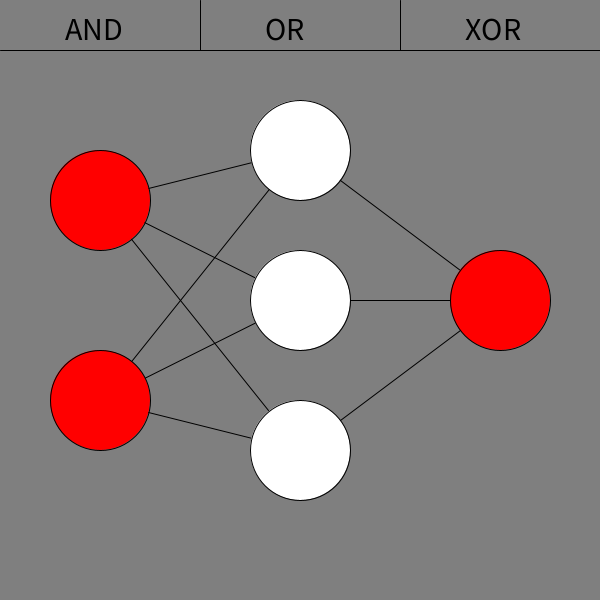
Frame 1 (no input)
Frame 60 (the mouse pressed at the canvas centre just before this capture): identical to frame 1, image omitted
Frame 120 (the mouse held since frame 60 and released just before this capture): identical to frame 1, image omitted

The Processing sketch that drew this single still picture (run headless with seeded random() and noise(); from frame 60 on, the mouse is pressed at the canvas centre):

// Processing sketch: Neural_Network
// ── Neural_Network.pde
NeuralNetwork Brain;
float[] input1 = {1, 1};
float[] output1 = {0};
float[] input2 = {1, 0};
float[] output2 = {1};
float[] input3 = {0, 1};
float[] output3 = {1};
float[] input4 = {0, 0};
float[] output4 = {0};
Matrix Input1;
Matrix Output1;
Matrix Input2;
Matrix Output2;
Matrix Input3;
Matrix Output3;
Matrix Input4;
Matrix Output4;

int[] Inputs;
int[] Hidden;
int[] Outputs;
boolean Pos1 = false;
boolean Pos2 = false;
boolean Output = false;
float[] FinalInput = new float[2];

void setup() {
  size(600, 600);

  Inputs = new int[2];
  Hidden = new int[3];
  Outputs = new int[1];

  Input1 = Matrix.Array(input1);
  Output1 = Matrix.Array(output1);
  Input2 = Matrix.Array(input2);
  Output2 = Matrix.Array(output2);
  Input3 = Matrix.Array(input3);
  Output3 = Matrix.Array(output3);
  Input4 =  Matrix.Array(input4);
  Output4 =  Matrix.Array(output4);
  Brain = new NeuralNetwork();
  for (int i = 0; i < 10000; i++) {
    Brain.Train(Input1, Output1);
    Brain.Train(Input2, Output2);
    Brain.Train(Input3, Output3);
    Brain.Train(Input4, Output4);
  }
  Matrix Test1 = Brain.ForwardPropogation(Input1);
  Matrix Test2 = Brain.ForwardPropogation(Input2);
  Matrix Test3 = Brain.ForwardPropogation(Input3);
  Matrix Test4 = Brain.ForwardPropogation(Input4);
}

void draw() {
  Brain.Train(Input1, Output1);
  Brain.Train(Input2, Output2);
  Brain.Train(Input3, Output3);
  Brain.Train(Input4, Output4);
  background(127);
  textSize(32);
  fill(0);
  text("AND",65,40);
  text("OR",265,40);
  text("XOR",465,40);
  line(0, 50, width, 50);
  line(200, 0, 200, 50);
  line(400, 0, 400, 50);
  for (int i = 0; i < Inputs.length; i++) {
    for (int j = 0; j < Hidden.length; j++) {
      line(100, (i+1)*height/(Inputs.length+1), 300, (j+1)*height/(Hidden.length+1));
    }
    fill(255, 0, 0);
    if ((Pos1 == true && i == 0) ||(Pos2 == true && i == 1)) {
      fill(0, 255, 0);
    }
    ellipse(100, ((i+1)*height/(Inputs.length+1)), 100, 100);
  }
  fill(255);
  for (int i = 0; i < Hidden.length; i++) {
    for (int j = 0; j < Outputs.length; j++) {
      line(300, (i+1)*height/(Hidden.length+1), 500, (j+1)*height/(Outputs.length+1));
    }
    ellipse(300, ((i+1)*height/(Hidden.length+1)), 100, 100);
  }
  FinalInput[0] = 0;
  if (Pos1) { 
    FinalInput[0] = 1;
  }
  FinalInput[1] = 0;
  if (Pos2) {
    FinalInput[1] = 1;
  }

  Matrix Output = Brain.ForwardPropogation(Matrix.Array(FinalInput));
  if (Output.Values[0][0] > 0.5) {
    fill(0, 255, 0);
  } else {
    fill(255, 0, 0);
  }

  for (int i = 0; i < Outputs.length; i++) {
    ellipse(500, ((i+1)*height/(Outputs.length+1)), 100, 100);
  }
}

void mouseClicked() {
  if (dist(mouseX, mouseY, 100, 200) < 100) {
    Pos1 = !Pos1;
  } else if (dist(mouseX, mouseY, 100, 400) < 100) {
    Pos2 = !Pos2;
  } else if (mouseX < 200 && mouseY < 200) {
    Input1.Values[0][0] = 1;
    Input1.Values[0][1] = 1;
    Output1.Values[0][0] = 1;
    Input2.Values[0][0] = 1;
    Input2.Values[0][1] = 0;
    Output2.Values[0][0] = 0;
    Input3.Values[0][0] = 0;
    Input3.Values[0][1] = 1;
    Output3.Values[0][0] = 0;
    Input4.Values[0][0] = 0;
    Input4.Values[0][1] = 0;
    Output4.Values[0][0] = 0;
    for (int i = 0; i < 10000; i++) {
      Brain.Train(Input1, Output1);
      Brain.Train(Input2, Output2);
      Brain.Train(Input3, Output3);
      Brain.Train(Input4, Output4);
    }
    println("Training for AND");
  } else if (mouseX < 400 && mouseY < 200) {
    Input1.Values[0][0] = 1;
    Input1.Values[0][1] = 1;
    Output1.Values[0][0] = 1;
    Input2.Values[0][0] = 1;
    Input2.Values[0][1] = 0;
    Output2.Values[0][0] = 1;
    Input3.Values[0][0] = 0;
    Input3.Values[0][1] = 1;
    Output3.Values[0][0] = 1;
    Input4.Values[0][0] = 0;
    Input4.Values[0][1] = 0;
    Output4.Values[0][0] = 0;
    for (int i = 0; i < 10000; i++) {
      Brain.Train(Input1, Output1);
      Brain.Train(Input2, Output2);
      Brain.Train(Input3, Output3);
      Brain.Train(Input4, Output4);
    }
    println("Training for OR");
  } else if (mouseX < 600 && mouseY < 200) {
    Input1.Values[0][0] = 1;
    Input1.Values[0][1] = 1;
    Output1.Values[0][0] = 0;
    Input2.Values[0][0] = 1;
    Input2.Values[0][1] = 0;
    Output2.Values[0][0] = 1;
    Input3.Values[0][0] = 0;
    Input3.Values[0][1] = 1;
    Output3.Values[0][0] = 1;
    Input4.Values[0][0] = 0;
    Input4.Values[0][1] = 0;
    Output4.Values[0][0] = 0;
    for (int i = 0; i < 10000; i++) {
      Brain.Train(Input1, Output1);
      Brain.Train(Input2, Output2);
      Brain.Train(Input3, Output3);
      Brain.Train(Input4, Output4);
    }
    println("Training for XOR");
  }
}

// ── Matrix.pde
static class Matrix {  
  int Rows;
  int Cols;
  double[][] Values;

  Matrix(int Width, int Height, boolean Random) {
    Rows = Width;
    Cols = Height;
    Values = new double[Rows][Cols];
    if (Random) {
      for (int i = 0; i < Rows; i++) {
        for (int j = 0; j < Cols; j++) {
          if (Math.random() < 0.5) { 
            Values[i][j] = -Math.random();
          } else {
            Values[i][j] = Math.random();
          }
        }
      }
    }
  }


  static Matrix AddMatrix(Matrix First, Matrix Second) {
    Matrix NewMatrix = new Matrix(First.Rows, First.Cols, false);
    for (int i = 0; i < NewMatrix.Rows; i++) {
      for (int j = 0; j < NewMatrix.Cols; j++) {
        NewMatrix.Values[i][j] = First.Values[i][j] + Second.Values[i][j];
      }
    }
    return NewMatrix;
  }

  void AddMatrix(Matrix First) {
    for (int i = 0; i < Rows; i++) {
      for (int j = 0; j < Cols; j++) {
        Values[i][j] += First.Values[i][j];
      }
    }
  }


  static Matrix SubtractMatrix(Matrix First, Matrix Second) {
    Matrix NewMatrix = new Matrix(First.Rows, First.Cols, false);
    for (int i = 0; i < NewMatrix.Rows; i++) {
      for (int j = 0; j < NewMatrix.Cols; j++) {
        NewMatrix.Values[i][j] = First.Values[i][j] - Second.Values[i][j];
      }
    }
    return NewMatrix;
  }

  void MultiplyMatrix(Matrix Second) {
    for (int i = 0; i < Rows; i++) {
      for (int j = 0; j < Cols; j++) {
        Values[i][j] *= Second.Values[i][j];
      }
    }
  }

  static Matrix MultiplyMatrix(Matrix First, Matrix Second) {
    Matrix NewMatrix = new Matrix(First.Rows, First.Cols, false);
    for (int i = 0; i < First.Rows; i++) {
      for (int j = 0; j < First.Cols; j++) {
        NewMatrix.Values[i][j] = Second.Values[i][j] * First.Values[i][j];
      }
    }
    return NewMatrix;
  }

  void MultiplyNumber(float n) {
    for (int i = 0; i < Rows; i++) {
      for (int j = 0; j < Cols; j++) {
        Values[i][j] *= n;
      }
    }
  }

  void Dot(Matrix Second) {
    if (Cols != Second.Rows) {
      println("The columns of the first matrix, "+Cols+", does not match the rows of the second, "+Second.Rows);
    } else {
      Matrix NewMatrix = new Matrix(Rows, Second.Cols, false);
      for (int i = 0; i < Rows; i++) {
        for (int j = 0; j < Second.Cols; j++) {
          float Sum = 0;
          for (int k = 0; k < Second.Rows; k++) {
            Sum += Values[i][k] * Second.Values[k][j];
          }
          NewMatrix.Values[i][j] = Sum;
        }
      }
    }
  }

  static Matrix Dot(Matrix First, Matrix Second) {
    if (First.Cols != Second.Rows) {
      println("The columns of the first matrix, "+First.Cols+", does not match the rows of the second, "+Second.Rows);
      return null;
    } else {
      Matrix NewMatrix = new Matrix(First.Rows, Second.Cols, false);
      for (int i = 0; i < First.Rows; i++) {
        for (int j = 0; j < Second.Cols; j++) {
          float Sum = 0;
          for (int k = 0; k < Second.Rows; k++) {
            Sum += First.Values[i][k] * Second.Values[k][j];
          }
          NewMatrix.Values[i][j] = Sum;
        }
      }
      return NewMatrix;
    }
  }

  static Matrix Transpose(Matrix First) {
    Matrix NewMatrix = new Matrix(First.Cols, First.Rows, false);
    for (int i = 0; i < NewMatrix.Cols; i++) {
      for (int j = 0; j < NewMatrix.Rows; j++) {
        NewMatrix.Values[j][i] = First.Values[i][j];
      }
    }
    return NewMatrix;
  }


  void Add(float N) {
    for (int i = 0; i < Rows; i++) {
      for (int j = 0; j < Cols; j++) {
        Values[i][j] += N;
      }
    }
  }

  void Subtract(float N) {
    for (int i = 0; i < Rows; i++) {
      for (int j = 0; j < Cols; j++) {
        Values[i][j] -= N;
      }
    }
  }

  static Matrix Subtract(Matrix First, Matrix Second) {
    Matrix NewMatrix = new Matrix(First.Rows, First.Cols, false);
    for (int i = 0; i < First.Rows; i++) {
      for (int j = 0; j < First.Cols; j++) {
        NewMatrix.Values[i][j] = First.Values[i][j] - Second.Values[i][j];
      }
    }
    return NewMatrix;
  }

  void Show() {
    for (int i = 0; i < Rows; i++) {
      for (int j = 0; j < Cols; j++) {
        print(Values[i][j]+" ");
      }
      println("");
    }
  }

  void Sigmoid() {
    for (int i = 0; i < Rows; i++) {
      for (int j = 0; j < Cols; j++) {
        double Val = Values[i][j];
        float F = (float)Val;
        Values[i][j] = 1/(1+(exp(-F)));
      }
    }
  }

  static Matrix SigmoidPrime(Matrix First) {
    Matrix NewMatrix = new Matrix(First.Rows, First.Cols, false);
    for (int i = 0; i < First.Rows; i++) {
      for (int j = 0; j < First.Cols; j++) {
        double Val = First.Values[i][j];
        float F = (float)Val;
        NewMatrix.Values[i][j] = F * (1-F);
      }
    }
    return NewMatrix;
  }

  static Matrix Array(float[] array) {
    Matrix NewMatrix = new Matrix(1, array.length, false);
    for (int i = 0; i < array.length; i++) {
      NewMatrix.Values[0][i] = array[i];
    }

    return NewMatrix;
  }
}

// ── Neural_Network_Class.pde
class NeuralNetwork {
  int InputNodes = 2;
  int HiddenLayerOne = 3;
  int OutputNodes = 1;
  float LearningRate = 0.15;

  Matrix Weights1;
  Matrix Weights2;

  Matrix HiddenBias;
  Matrix OutputBias;

  NeuralNetwork() {
    Weights1 = new Matrix(InputNodes, HiddenLayerOne, true);
    Weights2 = new Matrix(HiddenLayerOne, OutputNodes, true);
    HiddenBias = new Matrix(1, HiddenLayerOne, true);
    OutputBias = new Matrix(1, OutputNodes, true);
  }

  Matrix ForwardPropogation(Matrix Input) {
    Matrix DotProduct1 = Matrix.Dot(Input, Weights1);
    DotProduct1.AddMatrix(HiddenBias);
    DotProduct1.Sigmoid();
    Matrix DotProduct2 = Matrix.Dot(DotProduct1, Weights2);
    DotProduct2.AddMatrix(OutputBias);
    DotProduct2.Sigmoid();
    return DotProduct2;
  }

  void Train(Matrix Input, Matrix Expected) {
    Matrix DotProduct1 = Matrix.Dot(Input, Weights1);
    DotProduct1.AddMatrix(HiddenBias);
    DotProduct1.Sigmoid();
    Matrix DotProduct2 = Matrix.Dot(DotProduct1, Weights2);
    DotProduct2.AddMatrix(OutputBias);
    DotProduct2.Sigmoid();

    Matrix PredictionError = Matrix.Subtract(Expected, DotProduct2);
    Matrix PredictionDelta = Matrix.MultiplyMatrix(PredictionError, Matrix.SigmoidPrime(DotProduct2));

    Matrix HiddenOneError = Matrix.Dot(PredictionDelta, Matrix.Transpose(Weights2));
    Matrix HiddenOneDelta = Matrix.MultiplyMatrix(HiddenOneError, Matrix.SigmoidPrime(DotProduct1));

    Matrix ToAddWeights1 = Matrix.Dot(Matrix.Transpose(Input), HiddenOneDelta);
    Matrix ToAddWeights2 = Matrix.Dot(Matrix.Transpose(DotProduct1), PredictionDelta);
    ToAddWeights1.MultiplyNumber(LearningRate);
    ToAddWeights1.MultiplyNumber(LearningRate);


    OutputBias.AddMatrix(PredictionDelta);
    HiddenBias.AddMatrix(HiddenOneDelta);
    Weights1.AddMatrix(ToAddWeights1);
    Weights2.AddMatrix(ToAddWeights2);
  }
}
